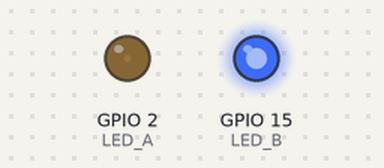
Recording of a sketch running on a simulated ESP32. Parts: output pins drawn as LEDs (lit = HIGH).

Above: at 0.05 s.
At 0.95 s:
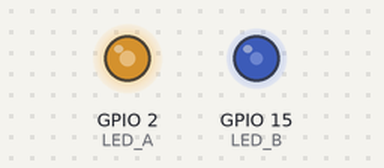
At 1.35 s:
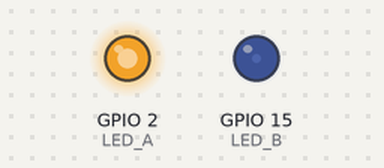
At 2.7 s:
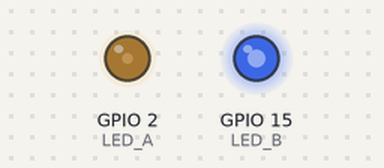
Timing chart, 0 to 7.1 s (numbered marks = the images above):
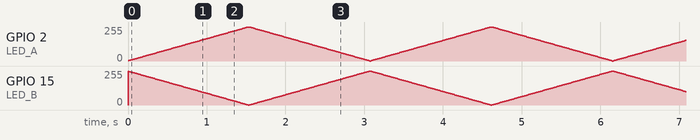

The sketch:

ex06.ino
```cpp
// ex06_police_light.ino ESP32双通道反相PWM警灯
#define LED_A   2
#define LED_B   15

int brightness = 0;
int step = 2;

void setup() {
  pinMode(LED_A, OUTPUT);
  pinMode(LED_B, OUTPUT);
  Serial.begin(115200);
}

void loop() {
  brightness += step;

  if (brightness >= 255 || brightness <= 0) {
    step = -step;
  }

  analogWrite(LED_A, brightness);
  analogWrite(LED_B, 255 - brightness);  // 反相输出
  delay(12);
}
```
